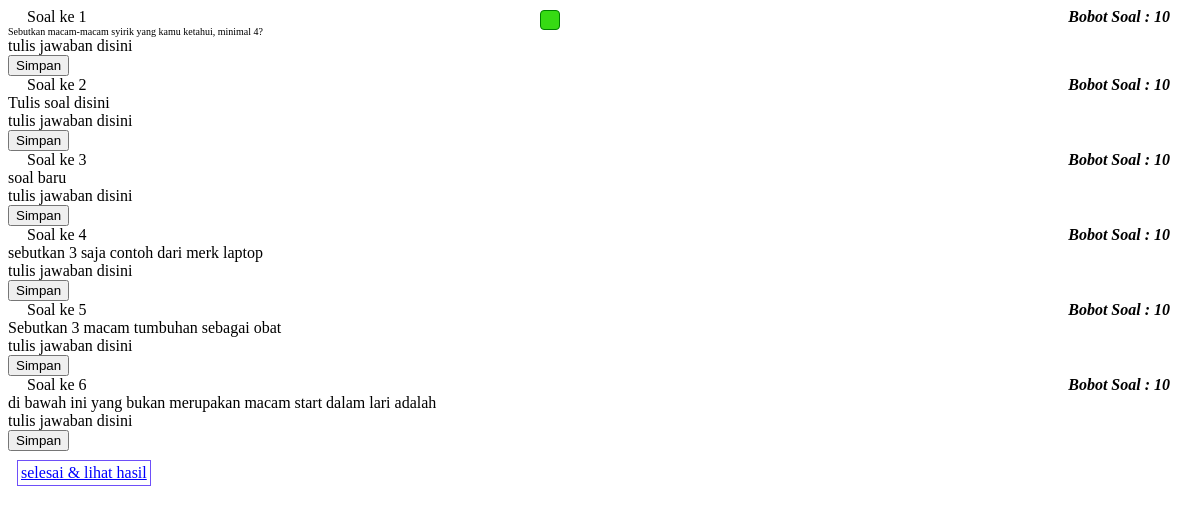
The page /kerjakan_tes.php?id_tes=2 on the database its author committed.
### tables this page shows
CREATE TABLE IF NOT EXISTS `soal` (
  `id_soal` varchar(5) NOT NULL,
  `id_tes` int(6) NOT NULL,
  `isi_soal` varchar(3000) NOT NULL,
  `kunci_jawaban` varchar(2000) NOT NULL,
  `kunci_jawaban_arr` varchar(2000) DEFAULT NULL,
  `bobot_kunci_arr` varchar(2000) DEFAULT NULL,
  `bobot_soal` mediumint(4) NOT NULL,
  `urut` tinyint(1) NOT NULL DEFAULT '0',
  `jml_item_jawaban` varchar(2) NOT NULL,
  PRIMARY KEY (`id_soal`,`id_tes`)
);

### kerjakan_tes.php (the view, shortened to what this page needs)
<?php
$id_tes = $_REQUEST['id_tes'];
$sql = "select id_soal,isi_soal,bobot_soal from soal where id_tes='".$id_tes."' order by id_soal";
$sqlExe = mysql_query($sql);
$jumlahBaris = mysql_num_rows($sqlExe);
if($jumlahBaris > 0){
	$no_soal = 1;
	while($baris = mysql_fetch_array($sqlExe)){
	echo "<div class='tempat_soal'>";
	echo "<div class='div_soal'><div class='judul_soal' style='padding-left:19px'>Soal ke ".$no_soal."<span class='bobot_soal'> Bobot Soal : ".$baris['bobot_soal']."</span></div>";
	echo "<div  id='isi_soal".$baris['id_soal']."' class='isi_soal'>".$baris['isi_soal']."</div>";
	echo "<div class='jawaban' id='kunci".$baris['id_soal']."' >tulis jawaban disini</div>";
	echo "<div><button onclick='simpan(this,".$baris['id_soal'].",".$id_tes.")'>Simpan</button></div>";
	echo "</div>";
	echo "</div>";
	$no_soal++;
		}
	echo "<div id='divwaktu'></div>";
	echo "<div><a class='button' href='#' onclick='selesai()' >selesai & lihat hasil</a></div>";
	}
else {
echo "Halahh durung input text latih mblo kesusu ae :P";
}
?>

### kerjakan_tes.php (style rules this page uses)
div#divwaktu { position:fixed; left:45%; top:10px; border:1px solid green; padding:9px; background-color:#36DB13; font-size:1.6em; border-radius:4px; }
.bobot_soal { position:absolute; right:30px; font-style:oblique; font-weight:bolder; }
a.button { position:absolute; margin:9px; padding:3px; border:1px solid #6E4FF9; color:blue; }

### rows shown on the page
soal: bobot_soal "10", isi_soal "Sebutkan macam-macam syirik yang kamu ketahui, minimal 4?"
soal: bobot_soal "10", isi_soal "Tulis soal disini"
soal: bobot_soal "10", isi_soal "soal baru"
soal: bobot_soal "10", isi_soal "sebutkan 3 saja contoh dari merk laptop"
soal: bobot_soal "10", isi_soal "Sebutkan 3 macam tumbuhan sebagai obat"
soal: bobot_soal "10", isi_soal "di bawah ini yang bukan merupakan macam start dalam lari adalah"
